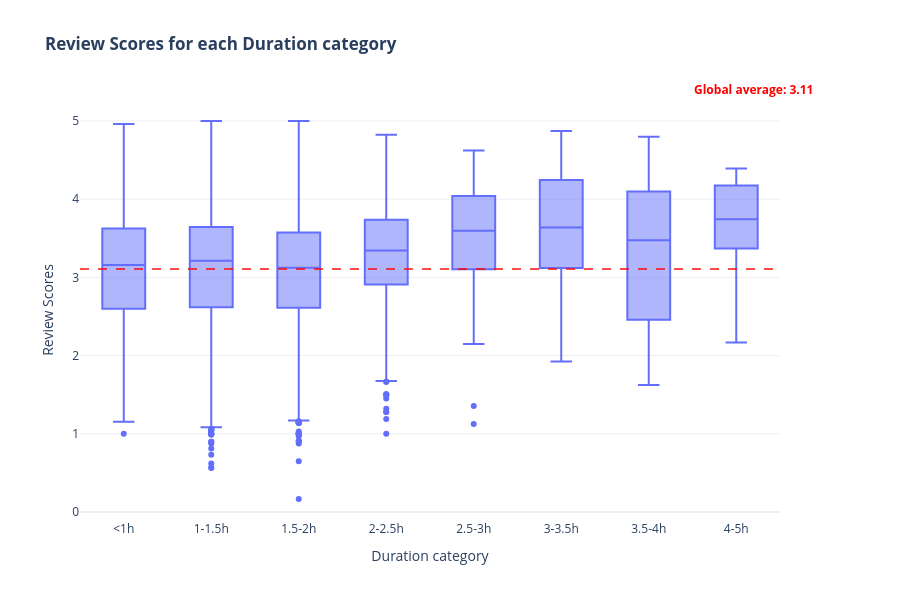

Notebook code for this chart:
### Code cell
fig = px.box(
    df_movie_duration_with_scores,
    x='duration_category',
    y='review_score',
    title='<b>Review Scores for each Duration category</b>',
    labels={'duration_category': 'Duration', 'review_score': 'Review Score'},
    height=600,
    category_orders={'duration_category': duration_order}
)

# Global mean
global_mean = df_movie_duration_with_scores['review_score'].mean()

# Mean red line
fig.add_hline(
    y=global_mean,
    line_dash="dash",
    line_color="red",
    line_width=2,
    opacity=0.7
)

# Avarage label
fig.add_annotation(
    x=1.05,
    y=1.05,
    xref="paper",
    yref="paper",
    text=f"<b>Global average: {global_mean:.2f}</b>",
    showarrow=False,
    font=dict(size=12, color="red")
)

# Remove all hover
fig.update_traces(hoverinfo='skip')

# Layout
fig.update_layout(
    xaxis_title="Duration category",
    yaxis_title="Review Scores",
    template='plotly_white',
    showlegend=False,
    hovermode=False,
    margin=dict(r=120)
)

fig.show()

### Figure 1 — Plotly figure (JSON) as saved in the notebook; plotly's stock layout.template omitted (floating-point values rounded to 4 significant figures; data arrays with more than 128 entries replaced by an {"elided": "..."} marker saying what was removed)
{"data": [{"alignmentgroup": "True", "hovertemplate": "Duration=%{x}<br>Review Score=%{y}<extra></extra>", "legendgroup": "", "marker": {"color": "#636efa"}, "name": "", "notched": false, "offsetgroup": "", "orientation": "v", "showlegend": false, "x": {"elided": "11010 str values"}, "x0": " ", "xaxis": "x", "y": {"elided": "11010 float values"}, "y0": " ", "yaxis": "y", "type": "box", "hoverinfo": "skip"}], "layout": {"xaxis": {"anchor": "y", "domain": [0.0, 1.0], "title": {"text": "Duration category"}, "categoryorder": "array", "categoryarray": ["<1h", "1-1.5h", "1.5-2h", "2-2.5h", "2.5-3h", "3-3.5h", "3.5-4h", "4-5h"]}, "yaxis": {"anchor": "x", "domain": [0.0, 1.0], "title": {"text": "Review Scores"}}, "legend": {"tracegroupgap": 0}, "title": {"text": "<b>Review Scores for each Duration category</b>"}, "boxmode": "group", "height": 600, "shapes": [{"line": {"color": "red", "dash": "dash", "width": 2}, "opacity": 0.7, "type": "line", "x0": 0, "x1": 1, "xref": "x domain", "y0": 3.108, "y1": 3.108, "yref": "y"}], "annotations": [{"font": {"color": "red", "size": 12}, "showarrow": false, "text": "<b>Global average: 3.11</b>", "x": 1.05, "xref": "paper", "y": 1.05, "yref": "paper"}], "margin": {"r": 120}, "showlegend": false, "hovermode": false}}
